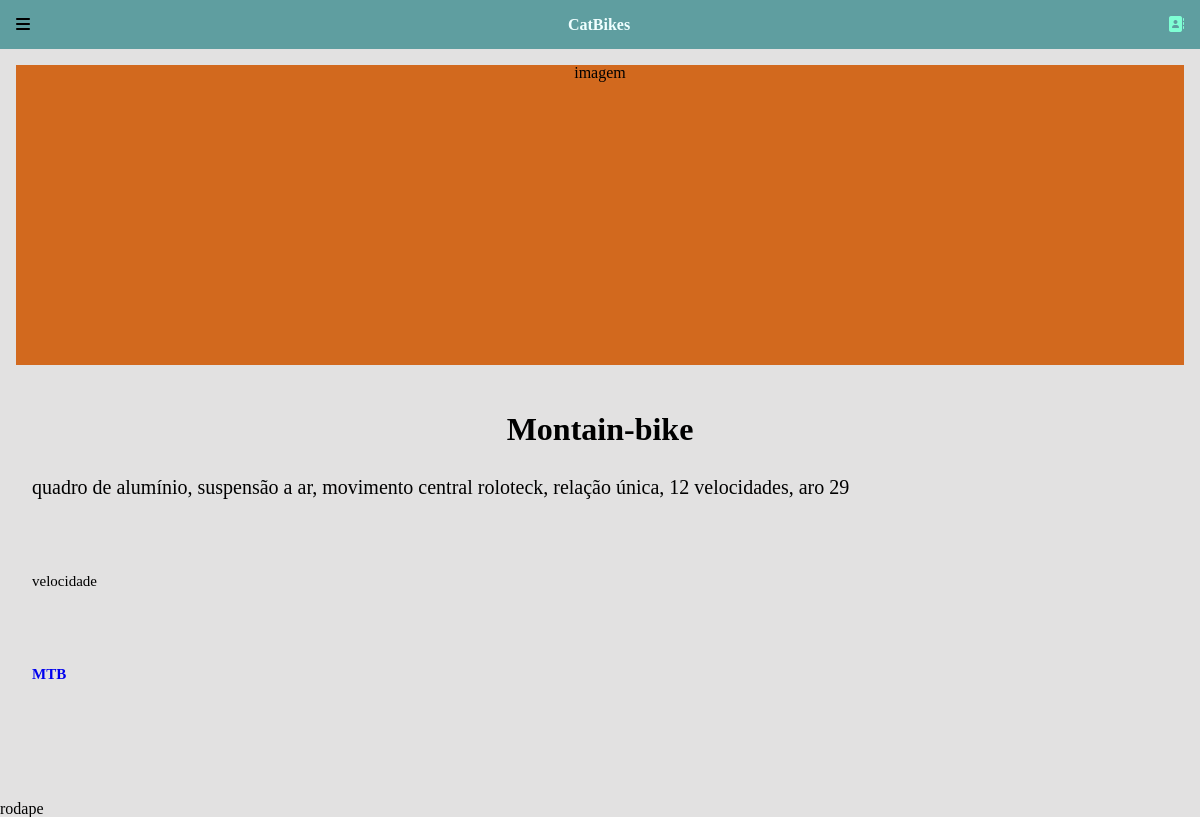
Screenshot of /informacao/5/ with the database file from the repository.
### catalogo/models.py (models this page shows, shortened)
class Peca(models.Model):
    index = models.BigAutoField(primary_key=True)
    nome = models.CharField(max_length=30, null=False)
    descricao = models.TextField()
    relacao = models.CharField( choices= (('velocidade','velocidade'), ('unica','unica')), max_length=250, null=False)
    modalidade = models.ForeignKey(Modadalidade, on_delete = models.CASCADE)

class Modadalidade(models.Model):
    index = models.BigAutoField(primary_key=True)
    nome = models.CharField(max_length=30, null=False)
    def __str__(self):
        return self.nome

### catalogo/views/informacao_item.py (the view)
# urls.py: path('informacao/<int:index>/', informacao_item, name='informacao_item'),
def informacao_item(request, index):
    item = Peca.objects.filter(index = index).all()
    context ={
        'informacao_item': item
    }
    return render(request, 'peca/informacao_item.html', context = context)

### templates/peca/informacao_item.html
{% extends 'index.html' %}
{% block content %}
    <div class="infor_container-card">
        {% for infor in informacao_item %}
            <div class="infor_card">
                <h2 class="infor_img-card">imagem</h2>
                <ul class="infor_lista">
                    <li class="infor_lista-item"><h2 class="infor_nome">{{ infor.nome }}</h2></li>
                    <li class="infor_lista-item"><p class="infor_descricao">{{ infor.descricao }}</p></li>
                    <li class="infor_lista-item"><p class="infor_relacao">{{ infor.relacao }}</p></li>
                    <li class="infor_lista-item"><a href="#" class="infor_modalidade">{{ infor.modalidade }}</a></li>
                </ul>
            </div>
        {% endfor %}
    </div>
{% endblock %}

### static/css/style.css (style rules this page uses)
:root { --preto: black; --cinza-claro: rgb(226, 225, 225); --dark-am: rgb(117, 114, 73); }
body { width: 100%; padding: auto; margin: auto; background-color: var(--cinza-claro); }

### static/css/base/informacao_item.css (style rules this page uses)
.infor_container-card { height: 90vh; background-color: var(--cinza-claro); margin: auto; padding: 1em; text-align: center; }
.infor_img-card { margin: auto; width: 100%; height: 300px; background-color: chocolate; }
.infor_lista-item { padding: 1em; text-align: left; }
.infor_nome { margin-top: 1em; font-size: 32px; font-weight: 900; text-align: center; }
.infor_descricao { text-align: left; font-size: 20px; font-weight: 500; }
.infor_relacao { font-size: 15px; font-weight: 400; padding: 3em 0; }
.infor_modalidade { text-align: left; font-size: 15px; font-weight: 600; text-decoration: none; }

### rows the page displays
Peca: nome "Montain-bike", descricao "quadro de alumínio, suspensão a ar, movimento central roloteck, relação única, 12 velocidades, aro 29", relacao "velocidade", modalidade "MTB"
